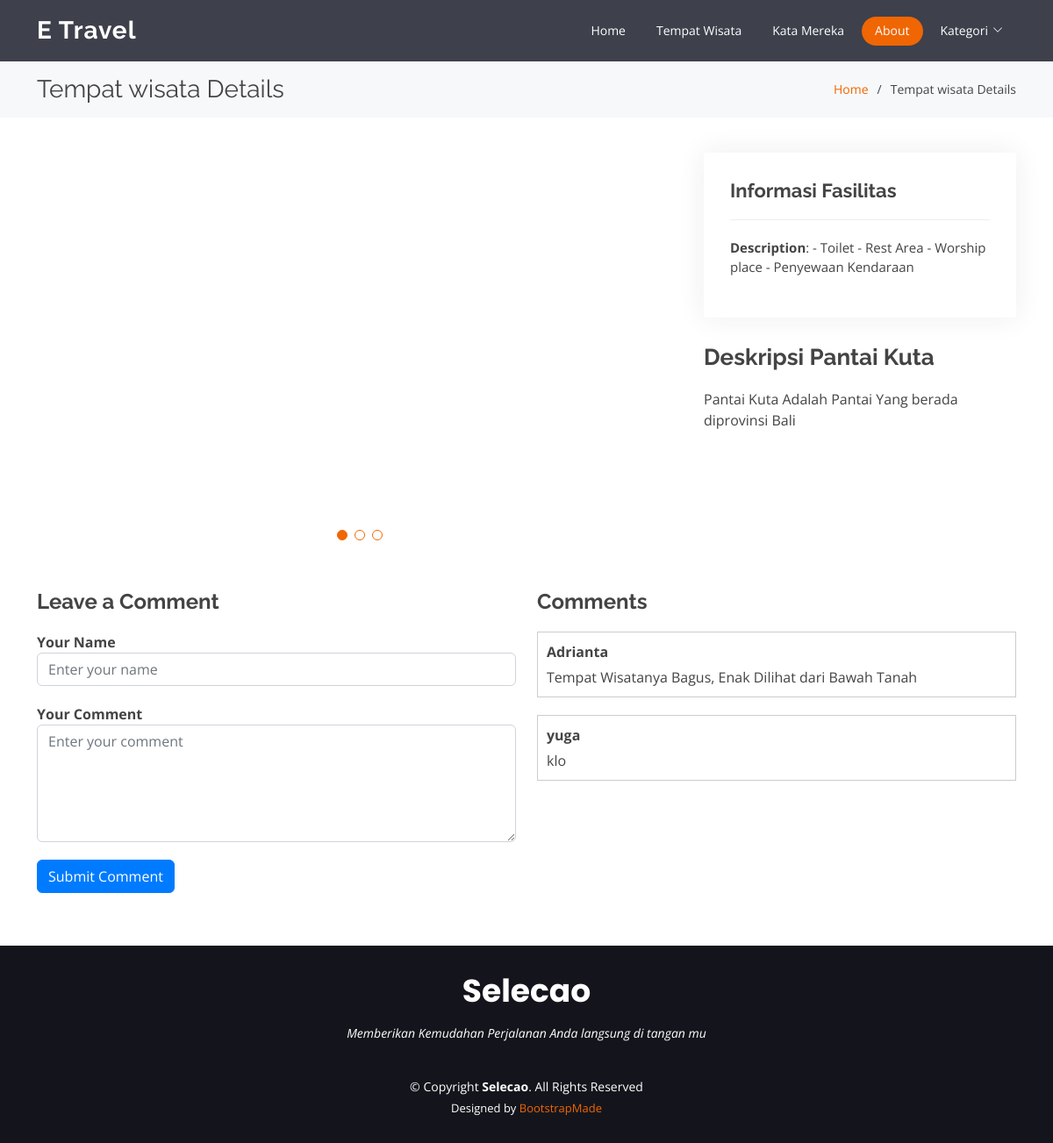
The app's page /portfolio-details.php?id_tempat_wisata=1 with its own data.
### tables this page shows
CREATE TABLE `fasilitas` (
  `id_fasilitas` int(11) NOT NULL,
  `deskripsi_fasilitas` text NOT NULL,
  `id_tempat_wisata` int(11) NOT NULL
);

CREATE TABLE `tempat_wisata` (
  `id_tempat_wisata` int(11) NOT NULL,
  `name_tw` varchar(255) NOT NULL,
  `deskripsi` text NOT NULL,
  `image_tw` varchar(255) NOT NULL,
  `id_daerah_wisata` int(11) NOT NULL,
  `id_kategori` int(11) NOT NULL
);

CREATE TABLE `komentar` (
  `id_komentar` int(11) NOT NULL,
  `komentar` text NOT NULL,
  `name_user` varchar(100) NOT NULL,
  `id_tempat_wisata` int(11) NOT NULL
);

### public/portfolio-details.php (the view, shortened to what this page needs)
<!DOCTYPE html>
<html lang="en">
<head>
    <link href="assets/vendor/animate.css/animate.min.css" rel="stylesheet">
    <link href="assets/vendor/aos/aos.css" rel="stylesheet">
    <link href="assets/vendor/bootstrap/css/bootstrap.min.css" rel="stylesheet">
    <link href="assets/vendor/bootstrap-icons/bootstrap-icons.css" rel="stylesheet">
    <link href="assets/vendor/boxicons/css/boxicons.min.css" rel="stylesheet">
    <link href="assets/vendor/glightbox/css/glightbox.min.css" rel="stylesheet">
    <link href="assets/vendor/remixicon/remixicon.css" rel="stylesheet">
    <link href="assets/vendor/swiper/swiper-bundle.min.css" rel="stylesheet">
    <link href="assets/css/style.css" rel="stylesheet">
</head>
<body>
    <header id="header" class="fixed-top d-flex align-items-center  ">
        <div class="container d-flex align-items-center justify-content-between">
            <div class="logo">
                <h1><a href="index.html">E Travel</a></h1>
            </div>
            <nav id="navbar" class="navbar">
                <ul>
                    <li><a class="nav-link scrollto " href="index.php">Home</a></li>
                    <li><a class="nav-link scrollto" href="index.php#portfolio">Tempat Wisata</a></li>
                    <li><a class="nav-link scrollto" href="index.php#testimonials">Kata Mereka</a></li>
                    <li><a class="nav-link scrollto active" href="about.php">About</a></li>
                    <li class="dropdown"><a href="#"><span>Kategori</span> <i class="bi bi-chevron-down"></i></a>
                    </li>
                </ul>
            </nav>
        </div>
    </header>
    <main id="main">
        <section id="breadcrumbs" class="breadcrumbs">
            <div class="container">
                <div class="d-flex justify-content-between align-items-center">
                    <h2>Tempat wisata Details</h2>
                    <ol>
                        <li><a href="index.html">Home</a></li>
                        <li>Tempat wisata Details</li>
                    </ol>
                </div>
            </div>
        </section>
        <section id="portfolio-details" class="portfolio-details">
            <div class="container">
                <div class="row gy-4">
                    <div class="col-lg-8">
                        <div class="portfolio-details-slider swiper">
                            <div class="swiper-wrapper align-items-center">
                                <?php
                                include "../config/config.php";
                                $id_tempat_wisata = $_GET['id_tempat_wisata'];
                                $data = mysqli_query($host, "SELECT * FROM `image` WHERE `id_tempat_wisata` = $id_tempat_wisata");
                                while ($d = mysqli_fetch_array($data)) {
                                ?>
                                    <div class="swiper-slide">
                                    </div>
                                <?php
                                }
                                ?>
                            </div>
                            <div class="swiper-pagination"></div>
                        </div>
                    </div>
                    <div class="col-lg-4">
                        <?php
                        $query = "SELECT deskripsi_fasilitas FROM fasilitas WHERE id_tempat_wisata = $id_tempat_wisata";
                        $result = mysqli_query($host, $query);
                        $row = mysqli_fetch_assoc($result);
                        $description = $row['deskripsi_fasilitas'];
                        ?>
                        <div class="portfolio-info">
                            <h3>Informasi Fasilitas</h3>
                            <ul>
                                <li><strong>Description</strong>: <?php echo $description; ?></li>
                            </ul>
                        </div>
                        <?php
                        $query = "SELECT name_tw, deskripsi FROM tempat_wisata WHERE id_tempat_wisata = $id_tempat_wisata";
                        $result = mysqli_query($host, $query);
                        if ($result && mysqli_num_rows($result) > 0) {
                            $row = mysqli_fetch_assoc($result);
                            $name_tw = $row['name_tw'];
                            $deskripsi = $row['deskripsi'];
                        } else {
                            $name_tw = "Title Not Found";
                            $deskripsi = "Description Not Found";
                        }
                        ?>
                        <div class="portfolio-description">
                            <h2>Deskripsi <?php echo $name_tw; ?></h2>
                            <p>
                                <?php echo $deskripsi; ?>
                            </p>
                        </div>
                    </div>
                    <div class="portfolio-comments">
                        <div class="row">
                            <div class="col-lg-6">
                                <h3>Leave a Comment</h3>
                                <form class="comment-form" action="proses-add.php" method="post">
                                    <div class="form-group">
                                        <label for="name">Your Name</label>
                                        <input type="text" class="form-control" id="name" name="name_komentar" placeholder="Enter your name" required>
                                    </div>
                                    <div class="form-group">
                                        <label for="comment">Your Comment</label>
                                        <textarea class="form-control" id="comment" rows="5" placeholder="Enter your comment" name="komentar" required></textarea>
                                    </div>
                                    <button type="submit" class="btn btn-primary" name="submit_komentar">Submit Comment</button>
                                </form>
                            </div>
                            <div class="col-lg-6">
                                <div class="comment-list">
                                    <h3>Comments</h3>
                                    <?php
                                    include "../config/config.php";
                                    $data = mysqli_query($host, "SELECT * FROM `komentar` WHERE id_tempat_wisata = $id_tempat_wisata");
                                    ?>
                                    <?php foreach ($data as $comment) : ?>
                                        <div class="comment">
                                            <div class="comment-author"><?php echo $comment['name_user']; ?></div>
                                            <div class="comment-content"><?php echo $comment['komentar']; ?></div>
                                        </div>
                                    <?php endforeach; ?>
                                </div>
                            </div>
                        </div>
                    </div>
                </div>
            </div>
        </section>
    </main>
    <footer id="footer">
        <div class="container">
            <h3>Selecao</h3>
            <p>Memberikan Kemudahan Perjalanan Anda langsung di tangan mu</p>
            <div class="copyright">
                &copy; Copyright <strong><span>Selecao</span></strong>. All Rights Reserved
            </div>
            <div class="credits">
                Designed by <a href="https://bootstrapmade.com/">BootstrapMade</a>
            </div>
        </div>
    </footer>
</body>
</html>

### public/assets/css/style.css (style rules this page uses)
body { font-family: "Open Sans", sans-serif; color: #444444; }
a { color: #ef6603; text-decoration: none; }
h1, h2, h3, h4, h5, h6 { font-family: "Raleway", sans-serif; }
#header { height: 70px; transition: all 0.5s; z-index: 997; transition: all 0.5s; background: rgba(42, 44, 57, 0.9); }
#header .logo h1 { font-size: 28px; margin: 0; padding: 0; line-height: 1; font-weight: 700; letter-spacing: 1px; }
#header .logo h1 a, #header .logo h1 a:hover { color: #fff; text-decoration: none; }
.navbar { padding: 0; }
.navbar ul { margin: 0; padding: 0; display: flex; list-style: none; align-items: center; }
.navbar li { position: relative; }
.navbar a, .navbar a:focus { display: flex; align-items: center; justify-content: space-between; padding: 5px 15px 7px 15px; margin-left: 5px; font-size: 14px; color: #fff; white-space: nowrap; transition: 0.3s; border-radius: 50px; }
.navbar a i, .navbar a:focus i { font-size: 12px; line-height: 0; margin-left: 5px; }
.navbar a:hover, .navbar .active, .navbar .active:focus, .navbar li:hover>a { background: #ef6603; }
section { padding: 60px 0; overflow: hidden; }
.portfolio-details { padding-top: 40px; }
.portfolio-details .portfolio-details-slider .swiper-pagination { margin-top: 20px; position: relative; }
.portfolio-details .portfolio-info { padding: 30px; box-shadow: 0px 0 30px rgba(42, 44, 57, 0.08); }
.portfolio-details .portfolio-info h3 { font-size: 22px; font-weight: 700; margin-bottom: 20px; padding-bottom: 20px; border-bottom: 1px solid #eee; }
.portfolio-details .portfolio-info ul { list-style: none; padding: 0; font-size: 15px; }
.portfolio-details .portfolio-description { padding-top: 30px; }
.portfolio-details .portfolio-description h2 { font-size: 26px; font-weight: 700; margin-bottom: 20px; }
.portfolio-details .portfolio-description p { padding: 0; }
.breadcrumbs { padding: 15px 0; margin-top: 70px; background: #f7f8f9; min-height: 40px; }
.breadcrumbs h2 { font-size: 28px; font-weight: 400; margin: 0; }
.breadcrumbs ol { display: flex; flex-wrap: wrap; list-style: none; padding: 0; margin: 0; font-size: 14px; }
.breadcrumbs ol li+li { padding-left: 10px; }
.breadcrumbs ol li+li::before { display: inline-block; padding-right: 10px; color: #404356; content: "/"; }
#footer { background: #14151c; color: #fff; font-size: 14px; text-align: center; padding: 30px 0; }
#footer h3 { font-size: 36px; font-weight: 700; color: #fff; position: relative; font-family: "Poppins", sans-serif; padding: 0; margin: 0 0 15px 0; }
#footer p { font-size: 15; font-style: italic; padding: 0; margin: 0 0 40px 0; }
#footer .copyright { margin: 0 0 5px 0; }
#footer .credits { font-size: 13px; }

### public/portfolio-details.php (style rules this page uses)
.swiper-slide { height: 0; padding-bottom: 56.25%; position: relative; }
.portfolio-comments { margin-top: 40px; }
.portfolio-comments h3 { font-size: 24px; font-weight: bold; margin-bottom: 20px; }
.comment-form .form-group { margin-bottom: 20px; }
.comment-form label { font-weight: bold; }
.comment-list .comment { margin-bottom: 20px; border: 1px solid #ccc; padding: 10px; }
.comment .comment-author { font-weight: bold; margin-bottom: 5px; }
.comment .comment-content { margin-top: 5px; }
.comment-list .comment:last-child { margin-bottom: 0; }
.btn-primary { background-color: #007bff; color: #fff; border-color: #007bff; }

### records on screen
fasilitas: deskripsi_fasilitas "- Toilet - Rest Area - Worship place - Penyewaan Kendaraan"
tempat_wisata: name_tw "Pantai Kuta", deskripsi "Pantai Kuta Adalah Pantai Yang berada diprovinsi Bali"
komentar: name_user "Adrianta", komentar "Tempat Wisatanya Bagus, Enak Dilihat dari Bawah Tanah"
komentar: name_user "yuga", komentar "klo"
